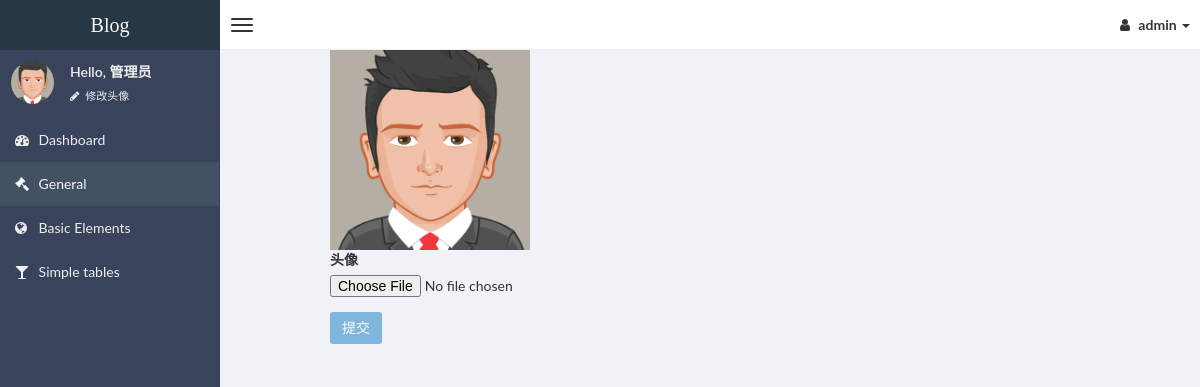
Page /account/avatar/11/ (signed in) on the committed database.
### account/models.py (models this page shows)
class User(AbstractUser):
    GENDER_CHOICES = (
        (1, '男'),
        (2, '女'),
    )
    nickname = models.CharField(blank=True, null=True, max_length=20)
    avatar = models.ImageField(upload_to='avatar')
    mobile = models.CharField(blank=True, null=True, max_length=13)
    gender = models.IntegerField(choices=GENDER_CHOICES,blank=True, null=True)

### account/views.py (the view)
# urls.py: url(r'^avatar/(?P<id>\d+)/$', views.modify_avatar, name='avatar'),
def modify_avatar(request, id):
    user = models.User.objects.get(id=id)
    print(request.FILES, request.POST)
    if request.method == 'POST':
        form = forms.AvatarForm(request.POST,request.FILES, instance=user)
        if form.is_valid():
            print(form.cleaned_data)
            form.save()
            return redirect('profile',id=id)
        else:
            print(form.errors)
    else:
        form = forms.AvatarForm(instance=user)
    return render(request, 'account/avatar.html',{'form': form})

### account/forms.py
class AvatarForm(forms.ModelForm):
    avatar = forms.FileField(
        label="头像",
        widget=forms.FileInput()
    )
    class Meta:
        model = models.User
        fields = ('avatar',)

### templates/account/avatar.html (shortened to what this page needs)
{% extends 'base/base_left.html' %}
{% block content%}
<div class="container">
    <div class="col-md-6 col-md-offset-3">
        {% if request.user.avatar %}
        <img id="id_img" src="{{request.user.avatar.url}}" style="width: 200px;height: 200px;" />
        {% else %}
        <img id="id_img" src="/media/avatar/avatar.png" style="width: 100px;height: 100px;" />
        {% endif %}
        <form method="POST" , role="form" , action="." enctype="multipart/form-data">
            <div class="form-group">
                <label for="{{form.avatar.id}}">{{form.avatar.label}}</label>
                {{form.avatar}}
            </div>
            <div class="form-group">
                <button id="submit_btn" type="submit" class="btn btn-primary">提交</button>
            </div>
        </form>
    </div>
</div>
{% endblock %}

### templates/base/base_left.html
{% extends 'base/base_header.html' %}
{% block left %}
<div class="wrapper row-offcanvas row-offcanvas-left">
  <aside class="left-side sidebar-offcanvas">
    <section class="sidebar">
      <div class="user-panel">
        <div class="pull-left image">
          {% if request.user.avatar %}
          <img src="{{ request.user.avatar.url }}" class="img-circle" alt="User Image" />
          {% else %}
          <img src="/media/avatar/avatar.png" class="img-circle" alt="User Image" />
          {% endif %}
        </div>
        <div class="pull-left info">
          <p>Hello, {{ request.user.nickname }}</p>
          <a href="{% url 'avatar' id=request.user.id %}"><i class="fa fa-pencil"></i> 修改头像</a>
        </div>
      </div>
      <ul class="sidebar-menu">
        <li>
          <a href="index.html">
            <i class="fa fa-dashboard"></i> <span>Dashboard</span>
          </a>
        </li>
        <li class="active">
          <a href="general.html">
            <i class="fa fa-gavel"></i> <span>General</span>
          </a>
        </li>
        <li>
          <a href="basic_form.html">
            <i class="fa fa-globe"></i> <span>Basic Elements</span>
          </a>
        </li>
        <li>
          <a href="simple.html">
            <i class="fa fa-glass"></i> <span>Simple tables</span>
          </a>
        </li>
      </ul>
    </section>
  </aside>
</div>
{% endblock %}

### templates/base/base_header.html (shortened to what this page needs)
{% extends 'base/base.html' %}
{% block header %}
<header class="header">
    <a href="{% url 'index' %}" class="logo">
        Blog
    </a>
    <nav class="navbar navbar-static-top" role="navigation">
        <a href="#" class="navbar-btn sidebar-toggle" data-toggle="offcanvas" role="button">
            <span class="icon-bar"></span>
            <span class="icon-bar"></span>
            <span class="icon-bar"></span>
        </a>
        <div class="navbar-right">
            <ul class="nav navbar-nav">
                {% if request.user.is_authenticated %}
                <li class="dropdown user user-menu">
                    <a href="#" class="dropdown-toggle" data-toggle="dropdown">
                        <i class="fa fa-user"></i>
                        <span>{{ request.user.username }} <i class="caret"></i></span>
                    </a>
                </li>
                {% else %}
                <li><a href="{% url 'signup' %}">注册</a></li>
                 <li><a href="{% url 'login' %}">登陆</a></li>
                {% endif %}
            </ul>
        </div>
    </nav>
</header>
{% endblock header%}

### rows in the picture
User: user.username "admin", user.avatar (picture), user.nickname "管理员"
